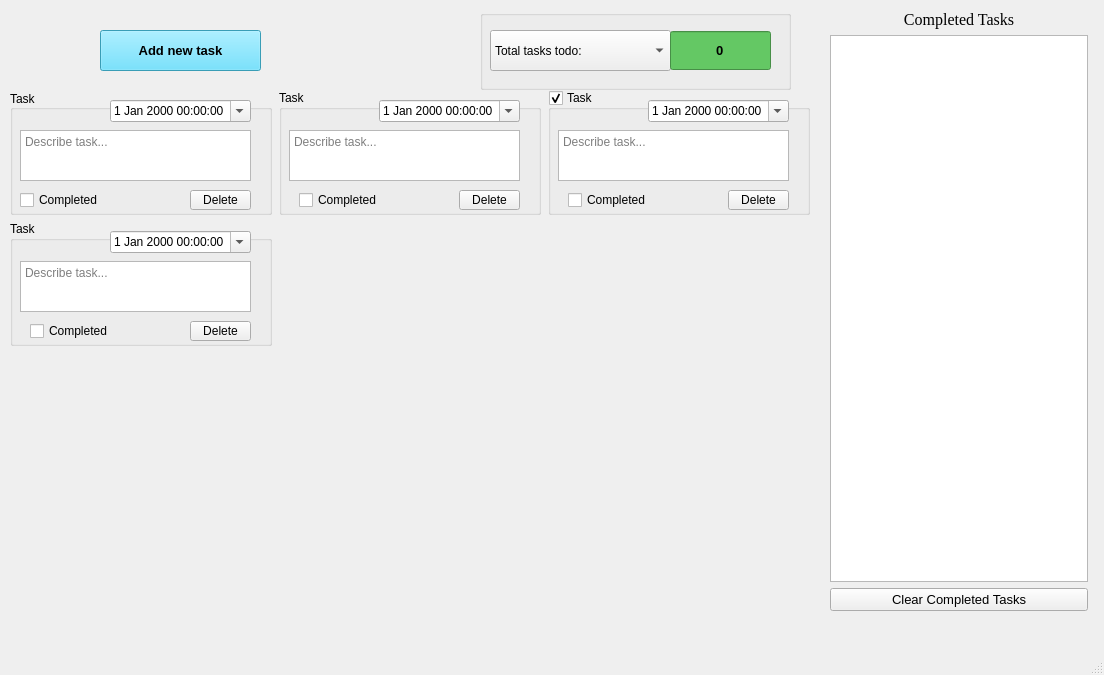
<?xml version="1.0" encoding="UTF-8"?>
<ui version="4.0">
 <class>MainWindow</class>
 <widget class="QMainWindow" name="MainWindow">
  <property name="geometry">
   <rect>
    <x>0</x>
    <y>0</y>
    <width>1104</width>
    <height>675</height>
   </rect>
  </property>
  <property name="windowTitle">
   <string>MainWindow</string>
  </property>
  <property name="autoFillBackground">
   <bool>false</bool>
  </property>
  <property name="styleSheet">
   <string notr="true"/>
  </property>
  <widget class="QWidget" name="centralwidget">
   <widget class="QPushButton" name="NewTaskButton">
    <property name="geometry">
     <rect>
      <x>100</x>
      <y>30</y>
      <width>161</width>
      <height>41</height>
     </rect>
    </property>
    <property name="font">
     <font>
      <pointsize>10</pointsize>
      <weight>75</weight>
      <italic>false</italic>
      <bold>true</bold>
     </font>
    </property>
    <property name="styleSheet">
     <string notr="true">background-color: rgb(80, 220, 255);</string>
    </property>
    <property name="text">
     <string>Add new task</string>
    </property>
   </widget>
   <widget class="QWidget" name="gridLayoutWidget">
    <property name="geometry">
     <rect>
      <x>10</x>
      <y>90</y>
      <width>802</width>
      <height>521</height>
     </rect>
    </property>
    <layout class="QGridLayout" name="taskGrid" rowstretch="0,0" columnstretch="0,0,0">
     <property name="sizeConstraint">
      <enum>QLayout::SetFixedSize</enum>
     </property>
     <property name="leftMargin">
      <number>0</number>
     </property>
     <property name="topMargin">
      <number>0</number>
     </property>
     <property name="horizontalSpacing">
      <number>7</number>
     </property>
     <item row="0" column="1">
      <widget class="QGroupBox" name="task2">
       <property name="sizePolicy">
        <sizepolicy hsizetype="Minimum" vsizetype="Minimum">
         <horstretch>0</horstretch>
         <verstretch>0</verstretch>
        </sizepolicy>
       </property>
       <property name="minimumSize">
        <size>
         <width>262</width>
         <height>125</height>
        </size>
       </property>
       <property name="maximumSize">
        <size>
         <width>262</width>
         <height>125</height>
        </size>
       </property>
       <property name="autoFillBackground">
        <bool>true</bool>
       </property>
       <property name="title">
        <string>Task</string>
       </property>
       <widget class="QDateTimeEdit" name="dateTime2">
        <property name="geometry">
         <rect>
          <x>100</x>
          <y>10</y>
          <width>141</width>
          <height>22</height>
         </rect>
        </property>
        <property name="sizePolicy">
         <sizepolicy hsizetype="MinimumExpanding" vsizetype="Fixed">
          <horstretch>0</horstretch>
          <verstretch>0</verstretch>
         </sizepolicy>
        </property>
        <property name="styleSheet">
         <string notr="true">text-color: rgb(170, 170, 255)</string>
        </property>
        <property name="calendarPopup">
         <bool>true</bool>
        </property>
       </widget>
       <widget class="QTextEdit" name="taskText2">
        <property name="geometry">
         <rect>
          <x>10</x>
          <y>40</y>
          <width>231</width>
          <height>51</height>
         </rect>
        </property>
        <property name="placeholderText">
         <string>Describe task...</string>
        </property>
       </widget>
       <widget class="QPushButton" name="deleteButton2">
        <property name="geometry">
         <rect>
          <x>180</x>
          <y>100</y>
          <width>61</width>
          <height>20</height>
         </rect>
        </property>
        <property name="text">
         <string>Delete</string>
        </property>
       </widget>
       <widget class="QCheckBox" name="compCheck2">
        <property name="geometry">
         <rect>
          <x>20</x>
          <y>100</y>
          <width>91</width>
          <height>20</height>
         </rect>
        </property>
        <property name="text">
         <string>Completed</string>
        </property>
       </widget>
      </widget>
     </item>
     <item row="0" column="2">
      <widget class="QGroupBox" name="task3">
       <property name="sizePolicy">
        <sizepolicy hsizetype="Minimum" vsizetype="Minimum">
         <horstretch>0</horstretch>
         <verstretch>0</verstretch>
        </sizepolicy>
       </property>
       <property name="minimumSize">
        <size>
         <width>262</width>
         <height>125</height>
        </size>
       </property>
       <property name="maximumSize">
        <size>
         <width>262</width>
         <height>125</height>
        </size>
       </property>
       <property name="autoFillBackground">
        <bool>true</bool>
       </property>
       <property name="title">
        <string>Task</string>
       </property>
       <property name="checkable">
        <bool>true</bool>
       </property>
       <property name="checked">
        <bool>true</bool>
       </property>
       <widget class="QDateTimeEdit" name="dateTime3">
        <property name="geometry">
         <rect>
          <x>100</x>
          <y>10</y>
          <width>141</width>
          <height>22</height>
         </rect>
        </property>
        <property name="sizePolicy">
         <sizepolicy hsizetype="MinimumExpanding" vsizetype="Fixed">
          <horstretch>0</horstretch>
          <verstretch>0</verstretch>
         </sizepolicy>
        </property>
        <property name="styleSheet">
         <string notr="true">text-color: rgb(170, 170, 255)</string>
        </property>
        <property name="calendarPopup">
         <bool>true</bool>
        </property>
       </widget>
       <widget class="QTextEdit" name="taskText3">
        <property name="geometry">
         <rect>
          <x>10</x>
          <y>40</y>
          <width>231</width>
          <height>51</height>
         </rect>
        </property>
        <property name="placeholderText">
         <string>Describe task...</string>
        </property>
       </widget>
       <widget class="QPushButton" name="deleteButton3">
        <property name="geometry">
         <rect>
          <x>180</x>
          <y>100</y>
          <width>61</width>
          <height>20</height>
         </rect>
        </property>
        <property name="text">
         <string>Delete</string>
        </property>
       </widget>
       <widget class="QCheckBox" name="compCheck3">
        <property name="geometry">
         <rect>
          <x>20</x>
          <y>100</y>
          <width>91</width>
          <height>20</height>
         </rect>
        </property>
        <property name="text">
         <string>Completed</string>
        </property>
       </widget>
      </widget>
     </item>
     <item row="1" column="0">
      <widget class="QGroupBox" name="task4">
       <property name="sizePolicy">
        <sizepolicy hsizetype="Minimum" vsizetype="Minimum">
         <horstretch>0</horstretch>
         <verstretch>0</verstretch>
        </sizepolicy>
       </property>
       <property name="minimumSize">
        <size>
         <width>262</width>
         <height>125</height>
        </size>
       </property>
       <property name="maximumSize">
        <size>
         <width>262</width>
         <height>125</height>
        </size>
       </property>
       <property name="autoFillBackground">
        <bool>true</bool>
       </property>
       <property name="title">
        <string>Task</string>
       </property>
       <widget class="QDateTimeEdit" name="dateTime4">
        <property name="geometry">
         <rect>
          <x>100</x>
          <y>10</y>
          <width>141</width>
          <height>22</height>
         </rect>
        </property>
        <property name="sizePolicy">
         <sizepolicy hsizetype="MinimumExpanding" vsizetype="Fixed">
          <horstretch>0</horstretch>
          <verstretch>0</verstretch>
         </sizepolicy>
        </property>
        <property name="styleSheet">
         <string notr="true">text-color: rgb(170, 170, 255)</string>
        </property>
        <property name="calendarPopup">
         <bool>true</bool>
        </property>
       </widget>
       <widget class="QTextEdit" name="taskText4">
        <property name="geometry">
         <rect>
          <x>10</x>
          <y>40</y>
          <width>231</width>
          <height>51</height>
         </rect>
        </property>
        <property name="placeholderText">
         <string>Describe task...</string>
        </property>
       </widget>
       <widget class="QPushButton" name="deleteButton4">
        <property name="geometry">
         <rect>
          <x>180</x>
          <y>100</y>
          <width>61</width>
          <height>20</height>
         </rect>
        </property>
        <property name="text">
         <string>Delete</string>
        </property>
       </widget>
       <widget class="QCheckBox" name="compCheck4">
        <property name="geometry">
         <rect>
          <x>20</x>
          <y>100</y>
          <width>91</width>
          <height>20</height>
         </rect>
        </property>
        <property name="text">
         <string>Completed</string>
        </property>
       </widget>
      </widget>
     </item>
     <item row="0" column="0">
      <widget class="QGroupBox" name="task1">
       <property name="sizePolicy">
        <sizepolicy hsizetype="Minimum" vsizetype="Minimum">
         <horstretch>0</horstretch>
         <verstretch>0</verstretch>
        </sizepolicy>
       </property>
       <property name="minimumSize">
        <size>
         <width>262</width>
         <height>125</height>
        </size>
       </property>
       <property name="maximumSize">
        <size>
         <width>262</width>
         <height>125</height>
        </size>
       </property>
       <property name="autoFillBackground">
        <bool>true</bool>
       </property>
       <property name="title">
        <string>Task</string>
       </property>
       <property name="alignment">
        <set>Qt::AlignJustify|Qt::AlignVCenter</set>
       </property>
       <widget class="QDateTimeEdit" name="dateTime1">
        <property name="geometry">
         <rect>
          <x>100</x>
          <y>10</y>
          <width>141</width>
          <height>22</height>
         </rect>
        </property>
        <property name="sizePolicy">
         <sizepolicy hsizetype="MinimumExpanding" vsizetype="Fixed">
          <horstretch>0</horstretch>
          <verstretch>0</verstretch>
         </sizepolicy>
        </property>
        <property name="styleSheet">
         <string notr="true">text-color: rgb(170, 170, 255)</string>
        </property>
        <property name="calendarPopup">
         <bool>true</bool>
        </property>
        <property name="timeSpec">
         <enum>Qt::LocalTime</enum>
        </property>
       </widget>
       <widget class="QTextEdit" name="taskText1">
        <property name="geometry">
         <rect>
          <x>10</x>
          <y>40</y>
          <width>231</width>
          <height>51</height>
         </rect>
        </property>
        <property name="placeholderText">
         <string>Describe task...</string>
        </property>
       </widget>
       <widget class="QPushButton" name="deleteButton1">
        <property name="geometry">
         <rect>
          <x>180</x>
          <y>100</y>
          <width>61</width>
          <height>20</height>
         </rect>
        </property>
        <property name="text">
         <string>Delete</string>
        </property>
       </widget>
       <widget class="QCheckBox" name="compCheck1">
        <property name="geometry">
         <rect>
          <x>10</x>
          <y>100</y>
          <width>91</width>
          <height>20</height>
         </rect>
        </property>
        <property name="text">
         <string>Completed</string>
        </property>
       </widget>
      </widget>
     </item>
    </layout>
   </widget>
   <widget class="QWidget" name="verticalLayoutWidget">
    <property name="geometry">
     <rect>
      <x>830</x>
      <y>10</y>
      <width>258</width>
      <height>601</height>
     </rect>
    </property>
    <layout class="QVBoxLayout" name="compTaskBox">
     <item>
      <widget class="QLabel" name="compTaskLabel">
       <property name="font">
        <font>
         <family>Georgia</family>
         <pointsize>12</pointsize>
        </font>
       </property>
       <property name="frameShape">
        <enum>QFrame::NoFrame</enum>
       </property>
       <property name="text">
        <string>Completed Tasks</string>
       </property>
       <property name="textFormat">
        <enum>Qt::PlainText</enum>
       </property>
       <property name="scaledContents">
        <bool>false</bool>
       </property>
       <property name="alignment">
        <set>Qt::AlignHCenter|Qt::AlignTop</set>
       </property>
       <property name="margin">
        <number>0</number>
       </property>
      </widget>
     </item>
     <item>
      <widget class="QListWidget" name="compTaskList">
       <property name="sortingEnabled">
        <bool>false</bool>
       </property>
      </widget>
     </item>
     <item>
      <widget class="QPushButton" name="compTaskClr">
       <property name="font">
        <font>
         <pointsize>10</pointsize>
         <weight>50</weight>
         <bold>false</bold>
         <underline>false</underline>
        </font>
       </property>
       <property name="text">
        <string>Clear Completed Tasks</string>
       </property>
      </widget>
     </item>
    </layout>
   </widget>
   <widget class="QGroupBox" name="tasksLeftGroup">
    <property name="geometry">
     <rect>
      <x>480</x>
      <y>10</y>
      <width>311</width>
      <height>80</height>
     </rect>
    </property>
    <property name="title">
     <string/>
    </property>
    <widget class="QComboBox" name="dropdownList">
     <property name="geometry">
      <rect>
       <x>10</x>
       <y>20</y>
       <width>181</width>
       <height>41</height>
      </rect>
     </property>
     <property name="font">
      <font>
       <pointsize>9</pointsize>
      </font>
     </property>
     <property name="currentText">
      <string>Total tasks todo:</string>
     </property>
     <item>
      <property name="text">
       <string>Total tasks todo:</string>
      </property>
     </item>
     <item>
      <property name="text">
       <string>Tasks due today :</string>
      </property>
     </item>
     <item>
      <property name="text">
       <string>Completed tasks :</string>
      </property>
     </item>
    </widget>
    <widget class="QSpinBox" name="numDisplay">
     <property name="geometry">
      <rect>
       <x>190</x>
       <y>20</y>
       <width>101</width>
       <height>41</height>
      </rect>
     </property>
     <property name="font">
      <font>
       <pointsize>10</pointsize>
       <weight>75</weight>
       <bold>true</bold>
      </font>
     </property>
     <property name="styleSheet">
      <string notr="true">alternate-background-color: rgb(200,100,100);
background-color: rgb(100,200,100);

</string>
     </property>
     <property name="alignment">
      <set>Qt::AlignCenter</set>
     </property>
     <property name="readOnly">
      <bool>true</bool>
     </property>
     <property name="buttonSymbols">
      <enum>QAbstractSpinBox::NoButtons</enum>
     </property>
    </widget>
   </widget>
  </widget>
  <widget class="QMenuBar" name="menubar">
   <property name="geometry">
    <rect>
     <x>0</x>
     <y>0</y>
     <width>1104</width>
     <height>26</height>
    </rect>
   </property>
  </widget>
  <widget class="QStatusBar" name="statusbar"/>
 </widget>
 <resources/>
 <connections/>
</ui>
